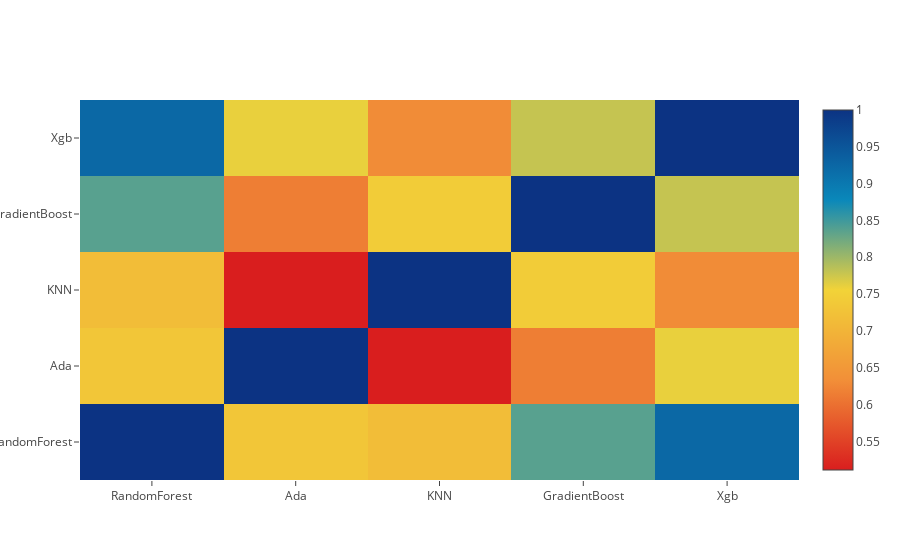

The notebook cell saved with this chart:
### Code cell
import plotly.graph_objs as go
import plotly.offline as py

data = [
    go.Heatmap(
        z= base_predictions_train.astype(float).corr().values ,
        x=base_predictions_train.columns.values,
        y= base_predictions_train.columns.values,
          colorscale='Portland',
            showscale=True,
            reversescale = True
    )
]
py.iplot(data, filename='labelled-heatmap')

### Figure 1 — Plotly figure (JSON) as saved in the notebook; plotly's stock layout.template omitted (floating-point values rounded to 4 significant figures)
{"data": [{"colorscale": "Portland", "reversescale": true, "showscale": true, "type": "heatmap", "uid": "31c935ba-f995-11e8-a5c6-f3f288c306a8", "x": ["RandomForest", "Ada", "KNN", "GradientBoost", "Xgb"], "y": ["RandomForest", "Ada", "KNN", "GradientBoost", "Xgb"], "z": [[1, 0.7315, 0.7154, 0.8369, 0.9241], [0.7315, 1, 0.5111, 0.6153, 0.7605], [0.7154, 0.5111, 1, 0.7435, 0.6296], [0.8369, 0.6153, 0.7435, 1, 0.7792], [0.9241, 0.7605, 0.6296, 0.7792, 1]]}], "layout": {}}
